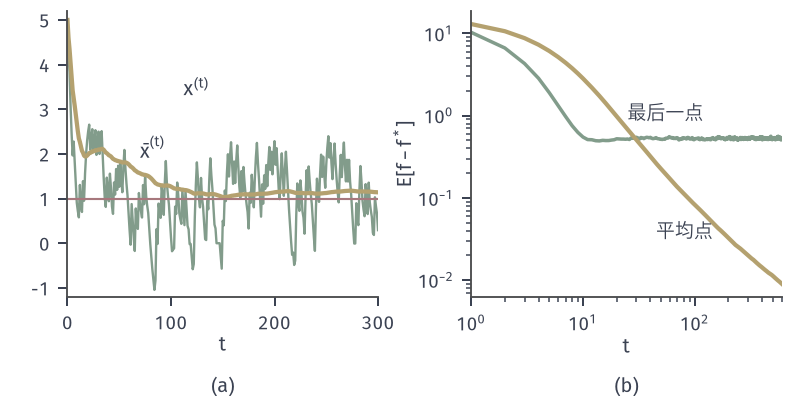

Write Python code to recreate this figure.
from pathlib import Path
import sys
ROOT = next(p for p in Path(__file__).resolve().parents if (p/'build.sh').is_file() and (p/'tex/book.tex').is_file())
sys.path.insert(0, str(ROOT/'figures/00-shared/mathematical-preliminaries-upper/00-shared/comprehension-figures'))
from support import figure, save, BLUE, GREEN, YELLOW, RED, PURPLE, INK, MUTED, GRID, BLUE_FILL, GREEN_FILL, YELLOW_FILL, RED_FILL, PURPLE_FILL
import numpy as np
HERE = Path(__file__).resolve().parent
STROKE = '#4C4D4F'
# 贯穿例：f_i(x)=a_i(x-b_i)^2/2，a=(1,2,3)，b=(-3,0,3)；f(x)=(x-1)^2+5，x*=1。
A = np.array([1., 2., 3.]); B = np.array([-3., 0., 3.])
def gi(x): return A*(x-B)
def panel(fig, left, right, top, bottom, wspace=.3, hspace=.2):
    fig.set_layout_engine(None)
    fig.subplots_adjust(left=left, right=right, top=top, bottom=bottom, wspace=wspace, hspace=hspace)
def tag(fig, ax, s, y=.05):
    p = ax.get_position(); fig.text((p.x0+p.x1)/2, y, s, ha='center', va='top')

rng=np.random.default_rng(21)
al=.1;T=600;R=4000
X=np.zeros((R,T+1)); X[:,0]=5.
idx=rng.integers(3,size=(R,T))
for t in range(T):
    X[:,t+1]=X[:,t]-al*A[idx[:,t]]*(X[:,t]-B[idx[:,t]])
av=np.cumsum(X,axis=1)/np.arange(1,T+2)
fig,(a,b)=figure(width_mm=112,height_mm=56,ncols=2)
panel(fig,.085,.985,.97,.25,wspace=.3)
s=np.arange(T+1)
a.plot(s[:301],X[0,:301],color=GREEN,lw=.95); a.plot(s[:301],av[0,:301],color=YELLOW,lw=1.7)
a.axhline(1,color=RED,lw=.85); a.text(112,3.3,'$x^{(t)}$',fontsize=8); a.text(70,1.9,r'$\bar{x}^{(t)}$',fontsize=8)
a.set_xlabel('$t$',labelpad=1); a.set_xlim(0,300); a.set_ylim(-1.2,5.2)
g1=((X-1)**2).mean(0); g2=((av-1)**2).mean(0)
b.loglog(s[1:],g1[1:],color=GREEN,lw=1.4); b.loglog(s[1:],g2[1:],color=YELLOW,lw=1.7)
b.text(25,.9,'最后一点',fontsize=7.5); b.text(45,.033,'平均点',fontsize=7.5)
b.set_xlabel('$t$',labelpad=1); b.set_ylabel(r'$\mathrm{E}[f-f^*]$',labelpad=1); b.set_xlim(1,600)
tag(fig,a,'(a)'); tag(fig,b,'(b)')
print('last',g1[-1],'avg',g2[-1])
save(fig,HERE,'figure',{'seed':21,'runs':R,'alpha':al,'last':float(g1[-1]),'avg':float(g2[-1])})
